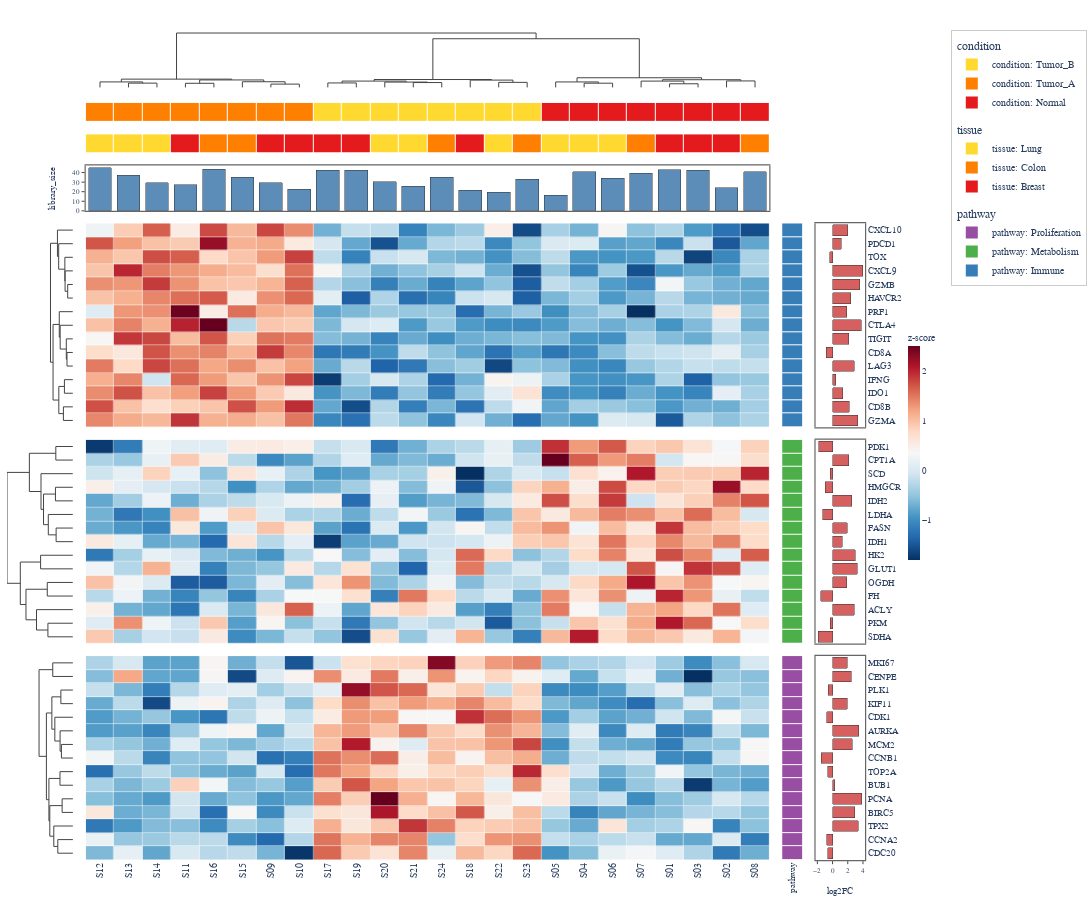

Write notebook code for a chart like this one.
### Markdown cell above
# Biology & Omics Showcase

Five standard datasets commonly used with ComplexHeatmap in biology and omics research.

| # | Use Case | Data Type | Key Features |
|---|----------|-----------|-------------|
| 1 | **RNA-seq Gene Expression** | Bulk transcriptomics | Row z-score, sample metadata, pathway split |
| 2 | **DNA Methylation** | Epigenomics (450K array) | Beta values 0–1, CpG island context, tumor vs normal |
| 3 | **Proteomics (Mass Spec)** | Quantitative proteomics | Log2 fold-change, violin replicates, protein complexes |
| 4 | **Single-Cell Marker Genes** | scRNA-seq | Mean expression per cluster, cell-type annotations |
| 5 | **Metabolomics** | Clinical metabolomics | Concentration z-scores, pathway bars, patient metadata |

### Code cell
# ---------- 1. RNA-seq Gene Expression (Bulk Transcriptomics) ----------
#
# Classic use case: differentially expressed genes across conditions.
# Simulates a cancer vs normal experiment with 3 tissue subtypes.
# Row-normalised z-scores, split by functional pathway.

import numpy as np
import pandas as pd
from plotly_complexheatmap import ComplexHeatmap, HeatmapAnnotation

rng = np.random.default_rng(2024)

# Gene names: real cancer-related genes
genes_immune = ["CD8A", "CD8B", "GZMA", "GZMB", "PRF1", "IFNG", "CXCL9", "CXCL10",
                "IDO1", "LAG3", "PDCD1", "CTLA4", "TIGIT", "HAVCR2", "TOX"]
genes_prolif = ["MKI67", "TOP2A", "PCNA", "MCM2", "CDK1", "CCNB1", "CCNA2", "AURKA",
                "BUB1", "CDC20", "PLK1", "KIF11", "CENPE", "TPX2", "BIRC5"]
genes_metabolism = ["LDHA", "HK2", "PKM", "GLUT1", "PDK1", "ACLY", "FASN", "SCD",
                    "CPT1A", "HMGCR", "IDH1", "IDH2", "OGDH", "SDHA", "FH"]
all_genes = genes_immune + genes_prolif + genes_metabolism
pathways = ["Immune"] * 15 + ["Proliferation"] * 15 + ["Metabolism"] * 15

n_genes = len(all_genes)
n_samples = 24

# 24 samples: 8 Normal, 8 Tumor_A (immune-hot), 8 Tumor_B (proliferative)
conditions = ["Normal"] * 8 + ["Tumor_A"] * 8 + ["Tumor_B"] * 8
tissues = (["Breast"] * 3 + ["Lung"] * 3 + ["Colon"] * 2) * 3

# Base expression + condition-specific signals
expr = rng.standard_normal((n_genes, n_samples)) * 0.8
expr[:15, 8:16] += 3.0   # immune genes up in Tumor_A
expr[15:30, 16:] += 2.5  # proliferation genes up in Tumor_B
expr[30:, :8] += 1.5     # metabolism genes higher in Normal

df_rnaseq = pd.DataFrame(expr, index=all_genes,
                         columns=[f"S{i+1:02d}" for i in range(n_samples)])

# Annotations
top_ha = HeatmapAnnotation(
    condition=conditions,
    tissue=tissues,
    library_size={"values": rng.uniform(15, 45, n_samples), "type": "bar", "color": "#5B8DB8"},
)
right_ha = HeatmapAnnotation(
    pathway=pathways,
    log2FC={"values": rng.uniform(-2, 4, n_genes), "type": "bar", "color": "#D65F5F"},
    which="row",
)

hm1 = ComplexHeatmap(
    df_rnaseq,
    top_annotation=top_ha,
    right_annotation=right_ha,
    split_rows_by="pathway",
    colorscale="RdBu_r",
    normalize="row",
    name="z-score",
    cluster_metric="correlation",
    width=1100,
    height=900,
)
hm1.to_plotly()

### Figure 1 — Plotly figure (JSON) as saved in the notebook; plotly's stock layout.template omitted (floating-point values rounded to 4 significant figures; data arrays with more than 128 entries replaced by an {"elided": "..."} marker saying what was removed)
{"data": [{"colorbar": {"len": 0.3, "outlinewidth": 0, "thickness": 12, "tickfont": {"family": "Arial, Helvetica, sans-serif", "size": 9}, "title": {"font": {"family": "Arial, Helvetica, sans-serif", "size": 10}, "text": "z-score"}, "x": 1.045, "xpad": 4, "y": 0.5}, "colorscale": [[0.0, "rgb(5,48,97)"], [0.1, "rgb(33,102,172)"], [0.2, "rgb(67,147,195)"], [0.3, "rgb(146,197,222)"], [0.4, "rgb(209,229,240)"], [0.5, "rgb(247,247,247)"], [0.6, "rgb(253,219,199)"], [0.7, "rgb(244,165,130)"], [0.8, "rgb(214,96,77)"], [0.9, "rgb(178,24,43)"], [1.0, "rgb(103,0,31)"]], "customdata": {"elided": "15x24x2 str values"}, "hovertemplate": "row: %{customdata[0]}<br>col: %{customdata[1]}<br>value: %{z:.3f}<extra></extra>", "showscale": true, "type": "heatmap", "x": [0.0, 1.0, 2.0, 3.0, 4.0, 5.0, 6.0, 7.0, 8.0, 9.0, 10.0, 11.0, 12.0, 13.0, 14.0, 15.0, 16.0, 17.0, 18.0, 19.0, 20.0, 21.0, 22.0, 23.0], "xaxis": "x6", "xgap": 0.5, "y": [0.0, 1.0, 2.0, 3.0, 4.0, 5.0, 6.0, 7.0, 8.0, 9.0, 10.0, 11.0, 12.0, 13.0, 14.0], "yaxis": "y6", "ygap": 0.5, "z": {"elided": "15x24 float values"}}, {"colorscale": [[0.0, "rgb(5,48,97)"], [0.1, "rgb(33,102,172)"], [0.2, "rgb(67,147,195)"], [0.3, "rgb(146,197,222)"], [0.4, "rgb(209,229,240)"], [0.5, "rgb(247,247,247)"], [0.6, "rgb(253,219,199)"], [0.7, "rgb(244,165,130)"], [0.8, "rgb(214,96,77)"], [0.9, "rgb(178,24,43)"], [1.0, "rgb(103,0,31)"]], "customdata": {"elided": "15x24x2 str values"}, "hovertemplate": "row: %{customdata[0]}<br>col: %{customdata[1]}<br>value: %{z:.3f}<extra></extra>", "showscale": false, "type": "heatmap", "x": [0.0, 1.0, 2.0, 3.0, 4.0, 5.0, 6.0, 7.0, 8.0, 9.0, 10.0, 11.0, 12.0, 13.0, 14.0, 15.0, 16.0, 17.0, 18.0, 19.0, 20.0, 21.0, 22.0, 23.0], "xaxis": "x10", "xgap": 0.5, "y": [0.0, 1.0, 2.0, 3.0, 4.0, 5.0, 6.0, 7.0, 8.0, 9.0, 10.0, 11.0, 12.0, 13.0, 14.0], "yaxis": "y10", "ygap": 0.5, "z": {"elided": "15x24 float values"}}, {"colorscale": [[0.0, "rgb(5,48,97)"], [0.1, "rgb(33,102,172)"], [0.2, "rgb(67,147,195)"], [0.3, "rgb(146,197,222)"], [0.4, "rgb(209,229,240)"], [0.5, "rgb(247,247,247)"], [0.6, "rgb(253,219,199)"], [0.7, "rgb(244,165,130)"], [0.8, "rgb(214,96,77)"], [0.9, "rgb(178,24,43)"], [1.0, "rgb(103,0,31)"]], "customdata": {"elided": "15x24x2 str values"}, "hovertemplate": "row: %{customdata[0]}<br>col: %{customdata[1]}<br>value: %{z:.3f}<extra></extra>", "showscale": false, "type": "heatmap", "x": [0.0, 1.0, 2.0, 3.0, 4.0, 5.0, 6.0, 7.0, 8.0, 9.0, 10.0, 11.0, 12.0, 13.0, 14.0, 15.0, 16.0, 17.0, 18.0, 19.0, 20.0, 21.0, 22.0, 23.0], "xaxis": "x14", "xgap": 0.5, "y": [0.0, 1.0, 2.0, 3.0, 4.0, 5.0, 6.0, 7.0, 8.0, 9.0, 10.0, 11.0, 12.0, 13.0, 14.0], "yaxis": "y14", "ygap": 0.5, "z": {"elided": "15x24 float values"}}, {"hoverinfo": "none", "line": {"color": "#444444", "width": 1.0}, "mode": "lines", "showlegend": false, "type": "scatter", "x": [1.0, 1.0, 2.0, 2.0], "xaxis": "x", "y": [0.0, 0.296, 0.296, 0.0], "yaxis": "y"}, {"hoverinfo": "none", "line": {"color": "#444444", "width": 1.0}, "mode": "lines", "showlegend": false, "type": "scatter", "x": [0.0, 0.0, 1.5, 1.5], "xaxis": "x", "y": [0.0, 0.3797, 0.3797, 0.296], "yaxis": "y"}, {"hoverinfo": "none", "line": {"color": "#444444", "width": 1.0}, "mode": "lines", "showlegend": false, "type": "scatter", "x": [3.0, 3.0, 4.0, 4.0], "xaxis": "x", "y": [0.0, 0.2845, 0.2845, 0.0], "yaxis": "y"}, {"hoverinfo": "none", "line": {"color": "#444444", "width": 1.0}, "mode": "lines", "showlegend": false, "type": "scatter", "x": [6.0, 6.0, 7.0, 7.0], "xaxis": "x", "y": [0.0, 0.2286, 0.2286, 0.0], "yaxis": "y"}, {"hoverinfo": "none", "line": {"color": "#444444", "width": 1.0}, "mode": "lines", "showlegend": false, "type": "scatter", "x": [5.0, 5.0, 6.5, 6.5], "xaxis": "x", "y": [0.0, 0.3922, 0.3922, 0.2286], "yaxis": "y"}, {"hoverinfo": "none", "line": {"color": "#444444", "width": 1.0}, "mode": "lines", "showlegend": false, "type": "scatter", "x": [3.5, 3.5, 5.75, 5.75], "xaxis": "x", "y": [0.2845, 0.5162, 0.5162, 0.3922], "yaxis": "y"}, {"hoverinfo": "none", "line": {"color": "#444444", "width": 1.0}, "mode": "lines", "showlegend": false, "type": "scatter", "x": [0.75, 0.75, 4.625, 4.625], "xaxis": "x", "y": [0.3797, 0.5728, 0.5728, 0.5162], "yaxis": "y"}, {"hoverinfo": "none", "line": {"color": "#444444", "width": 1.0}, "mode": "lines", "showlegend": false, "type": "scatter", "x": [8.0, 8.0, 9.0, 9.0], "xaxis": "x", "y": [0.0, 0.3081, 0.3081, 0.0], "yaxis": "y"}, {"hoverinfo": "none", "line": {"color": "#444444", "width": 1.0}, "mode": "lines", "showlegend": false, "type": "scatter", "x": [11.0, 11.0, 12.0, 12.0], "xaxis": "x", "y": [0.0, 0.3353, 0.3353, 0.0], "yaxis": "y"}, {"hoverinfo": "none", "line": {"color": "#444444", "width": 1.0}, "mode": "lines", "showlegend": false, "type": "scatter", "x": [10.0, 10.0, 11.5, 11.5], "xaxis": "x", "y": [0.0, 0.3676, 0.3676, 0.3353], "yaxis": "y"}, {"hoverinfo": "none", "line": {"color": "#444444", "width": 1.0}, "mode": "lines", "showlegend": false, "type": "scatter", "x": [8.5, 8.5, 10.75, 10.75], "xaxis": "x", "y": [0.3081, 0.4371, 0.4371, 0.3676], "yaxis": "y"}, {"hoverinfo": "none", "line": {"color": "#444444", "width": 1.0}, "mode": "lines", "showlegend": false, "type": "scatter", "x": [14.0, 14.0, 15.0, 15.0], "xaxis": "x", "y": [0.0, 0.3483, 0.3483, 0.0], "yaxis": "y"}, {"hoverinfo": "none", "line": {"color": "#444444", "width": 1.0}, "mode": "lines", "showlegend": false, "type": "scatter", "x": [13.0, 13.0, 14.5, 14.5], "xaxis": "x", "y": [0.0, 0.5057, 0.5057, 0.3483], "yaxis": "y"}, {"hoverinfo": "none", "line": {"color": "#444444", "width": 1.0}, "mode": "lines", "showlegend": false, "type": "scatter", "x": [9.625, 9.625, 13.75, 13.75], "xaxis": "x", "y": [0.4371, 0.5448, 0.5448, 0.5057], "yaxis": "y"}, {"hoverinfo": "none", "line": {"color": "#444444", "width": 1.0}, "mode": "lines", "showlegend": false, "type": "scatter", "x": [17.0, 17.0, 18.0, 18.0], "xaxis": "x", "y": [0.0, 0.291, 0.291, 0.0], "yaxis": "y"}, {"hoverinfo": "none", "line": {"color": "#444444", "width": 1.0}, "mode": "lines", "showlegend": false, "type": "scatter", "x": [16.0, 16.0, 17.5, 17.5], "xaxis": "x", "y": [0.0, 0.3773, 0.3773, 0.291], "yaxis": "y"}, {"hoverinfo": "none", "line": {"color": "#444444", "width": 1.0}, "mode": "lines", "showlegend": false, "type": "scatter", "x": [20.0, 20.0, 21.0, 21.0], "xaxis": "x", "y": [0.0, 0.2515, 0.2515, 0.0], "yaxis": "y"}, {"hoverinfo": "none", "line": {"color": "#444444", "width": 1.0}, "mode": "lines", "showlegend": false, "type": "scatter", "x": [19.0, 19.0, 20.5, 20.5], "xaxis": "x", "y": [0.0, 0.4366, 0.4366, 0.2515], "yaxis": "y"}, {"hoverinfo": "none", "line": {"color": "#444444", "width": 1.0}, "mode": "lines", "showlegend": false, "type": "scatter", "x": [22.0, 22.0, 23.0, 23.0], "xaxis": "x", "y": [0.0, 0.4474, 0.4474, 0.0], "yaxis": "y"}, {"hoverinfo": "none", "line": {"color": "#444444", "width": 1.0}, "mode": "lines", "showlegend": false, "type": "scatter", "x": [19.75, 19.75, 22.5, 22.5], "xaxis": "x", "y": [0.4366, 0.5315, 0.5315, 0.4474], "yaxis": "y"}, {"hoverinfo": "none", "line": {"color": "#444444", "width": 1.0}, "mode": "lines", "showlegend": false, "type": "scatter", "x": [16.75, 16.75, 21.12, 21.12], "xaxis": "x", "y": [0.3773, 0.6679, 0.6679, 0.5315], "yaxis": "y"}, {"hoverinfo": "none", "line": {"color": "#444444", "width": 1.0}, "mode": "lines", "showlegend": false, "type": "scatter", "x": [11.69, 11.69, 18.94, 18.94], "xaxis": "x", "y": [0.5448, 3.368, 3.368, 0.6679], "yaxis": "y"}, {"hoverinfo": "none", "line": {"color": "#444444", "width": 1.0}, "mode": "lines", "showlegend": false, "type": "scatter", "x": [2.688, 2.688, 15.31, 15.31], "xaxis": "x", "y": [0.5728, 3.765, 3.765, 3.368], "yaxis": "y"}, {"hoverinfo": "none", "line": {"color": "#444444", "width": 1.0}, "mode": "lines", "showlegend": false, "type": "scatter", "x": [-0.0, -0.09177, -0.09177, -0.0], "xaxis": "x5", "y": [4.0, 4.0, 5.0, 5.0], "yaxis": "y5"}, {"hoverinfo": "none", "line": {"color": "#444444", "width": 1.0}, "mode": "lines", "showlegend": false, "type": "scatter", "x": [-0.0, -0.1378, -0.1378, -0.09177], "xaxis": "x5", "y": [3.0, 3.0, 4.5, 4.5], "yaxis": "y5"}, {"hoverinfo": "none", "line": {"color": "#444444", "width": 1.0}, "mode": "lines", "showlegend": false, "type": "scatter", "x": [-0.0, -0.1418, -0.1418, -0.1378], "xaxis": "x5", "y": [2.0, 2.0, 3.75, 3.75], "yaxis": "y5"}, {"hoverinfo": "none", "line": {"color": "#444444", "width": 1.0}, "mode": "lines", "showlegend": false, "type": "scatter", "x": [-0.0, -0.251, -0.251, -0.1418], "xaxis": "x5", "y": [1.0, 1.0, 2.875, 2.875], "yaxis": "y5"}, {"hoverinfo": "none", "line": {"color": "#444444", "width": 1.0}, "mode": "lines", "showlegend": false, "type": "scatter", "x": [-0.0, -0.2728, -0.2728, -0.251], "xaxis": "x5", "y": [0.0, 0.0, 1.938, 1.938], "yaxis": "y5"}, {"hoverinfo": "none", "line": {"color": "#444444", "width": 1.0}, "mode": "lines", "showlegend": false, "type": "scatter", "x": [-0.0, -0.1041, -0.1041, -0.0], "xaxis": "x5", "y": [9.0, 9.0, 10.0, 10.0], "yaxis": "y5"}, {"hoverinfo": "none", "line": {"color": "#444444", "width": 1.0}, "mode": "lines", "showlegend": false, "type": "scatter", "x": [-0.0, -0.116, -0.116, -0.1041], "xaxis": "x5", "y": [8.0, 8.0, 9.5, 9.5], "yaxis": "y5"}, {"hoverinfo": "none", "line": {"color": "#444444", "width": 1.0}, "mode": "lines", "showlegend": false, "type": "scatter", "x": [-0.0, -0.2247, -0.2247, -0.116], "xaxis": "x5", "y": [7.0, 7.0, 8.75, 8.75], "yaxis": "y5"}, {"hoverinfo": "none", "line": {"color": "#444444", "width": 1.0}, "mode": "lines", "showlegend": false, "type": "scatter", "x": [-0.0, -0.2403, -0.2403, -0.2247], "xaxis": "x5", "y": [6.0, 6.0, 7.875, 7.875], "yaxis": "y5"}, {"hoverinfo": "none", "line": {"color": "#444444", "width": 1.0}, "mode": "lines", "showlegend": false, "type": "scatter", "x": [-0.0, -0.1495, -0.1495, -0.0], "xaxis": "x5", "y": [11.0, 11.0, 12.0, 12.0], "yaxis": "y5"}, {"hoverinfo": "none", "line": {"color": "#444444", "width": 1.0}, "mode": "lines", "showlegend": false, "type": "scatter", "x": [-0.0, -0.1673, -0.1673, -0.0], "xaxis": "x5", "y": [13.0, 13.0, 14.0, 14.0], "yaxis": "y5"}, {"hoverinfo": "none", "line": {"color": "#444444", "width": 1.0}, "mode": "lines", "showlegend": false, "type": "scatter", "x": [-0.1495, -0.2485, -0.2485, -0.1673], "xaxis": "x5", "y": [11.5, 11.5, 13.5, 13.5], "yaxis": "y5"}, {"hoverinfo": "none", "line": {"color": "#444444", "width": 1.0}, "mode": "lines", "showlegend": false, "type": "scatter", "x": [-0.2403, -0.3504, -0.3504, -0.2485], "xaxis": "x5", "y": [6.938, 6.938, 12.5, 12.5], "yaxis": "y5"}, {"hoverinfo": "none", "line": {"color": "#444444", "width": 1.0}, "mode": "lines", "showlegend": false, "type": "scatter", "x": [-0.2728, -0.3956, -0.3956, -0.3504], "xaxis": "x5", "y": [0.9688, 0.9688, 9.719, 9.719], "yaxis": "y5"}, {"hoverinfo": "none", "line": {"color": "#444444", "width": 1.0}, "mode": "lines", "showlegend": false, "type": "scatter", "x": [-0.0, -0.3015, -0.3015, -0.0], "xaxis": "x9", "y": [0.0, 0.0, 1.0, 1.0], "yaxis": "y9"}, {"hoverinfo": "none", "line": {"color": "#444444", "width": 1.0}, "mode": "lines", "showlegend": false, "type": "scatter", "x": [-0.0, -0.3081, -0.3081, -0.0], "xaxis": "x9", "y": [3.0, 3.0, 4.0, 4.0], "yaxis": "y9"}, {"hoverinfo": "none", "line": {"color": "#444444", "width": 1.0}, "mode": "lines", "showlegend": false, "type": "scatter", "x": [-0.0, -0.2964, -0.2964, -0.0], "xaxis": "x9", "y": [6.0, 6.0, 7.0, 7.0], "yaxis": "y9"}, {"hoverinfo": "none", "line": {"color": "#444444", "width": 1.0}, "mode": "lines", "showlegend": false, "type": "scatter", "x": [-0.0, -0.4342, -0.4342, -0.2964], "xaxis": "x9", "y": [5.0, 5.0, 6.5, 6.5], "yaxis": "y9"}, {"hoverinfo": "none", "line": {"color": "#444444", "width": 1.0}, "mode": "lines", "showlegend": false, "type": "scatter", "x": [-0.3081, -0.5186, -0.5186, -0.4342], "xaxis": "x9", "y": [3.5, 3.5, 5.75, 5.75], "yaxis": "y9"}, {"hoverinfo": "none", "line": {"color": "#444444", "width": 1.0}, "mode": "lines", "showlegend": false, "type": "scatter", "x": [-0.0, -0.5633, -0.5633, -0.5186], "xaxis": "x9", "y": [2.0, 2.0, 4.625, 4.625], "yaxis": "y9"}, {"hoverinfo": "none", "line": {"color": "#444444", "width": 1.0}, "mode": "lines", "showlegend": false, "type": "scatter", "x": [-0.3015, -0.7688, -0.7688, -0.5633], "xaxis": "x9", "y": [0.5, 0.5, 3.312, 3.312], "yaxis": "y9"}, {"hoverinfo": "none", "line": {"color": "#444444", "width": 1.0}, "mode": "lines", "showlegend": false, "type": "scatter", "x": [-0.0, -0.5704, -0.5704, -0.0], "xaxis": "x9", "y": [8.0, 8.0, 9.0, 9.0], "yaxis": "y9"}, {"hoverinfo": "none", "line": {"color": "#444444", "width": 1.0}, "mode": "lines", "showlegend": false, "type": "scatter", "x": [-0.0, -0.4524, -0.4524, -0.0], "xaxis": "x9", "y": [10.0, 10.0, 11.0, 11.0], "yaxis": "y9"}, {"hoverinfo": "none", "line": {"color": "#444444", "width": 1.0}, "mode": "lines", "showlegend": false, "type": "scatter", "x": [-0.0, -0.4413, -0.4413, -0.0], "xaxis": "x9", "y": [13.0, 13.0, 14.0, 14.0], "yaxis": "y9"}, {"hoverinfo": "none", "line": {"color": "#444444", "width": 1.0}, "mode": "lines", "showlegend": false, "type": "scatter", "x": [-0.0, -0.6427, -0.6427, -0.4413], "xaxis": "x9", "y": [12.0, 12.0, 13.5, 13.5], "yaxis": "y9"}, {"hoverinfo": "none", "line": {"color": "#444444", "width": 1.0}, "mode": "lines", "showlegend": false, "type": "scatter", "x": [-0.4524, -0.8287, -0.8287, -0.6427], "xaxis": "x9", "y": [10.5, 10.5, 12.75, 12.75], "yaxis": "y9"}, {"hoverinfo": "none", "line": {"color": "#444444", "width": 1.0}, "mode": "lines", "showlegend": false, "type": "scatter", "x": [-0.5704, -0.9289, -0.9289, -0.8287], "xaxis": "x9", "y": [8.5, 8.5, 11.62, 11.62], "yaxis": "y9"}, {"hoverinfo": "none", "line": {"color": "#444444", "width": 1.0}, "mode": "lines", "showlegend": false, "type": "scatter", "x": [-0.7688, -1.164, -1.164, -0.9289], "xaxis": "x9", "y": [1.906, 1.906, 10.06, 10.06], "yaxis": "y9"}, {"hoverinfo": "none", "line": {"color": "#444444", "width": 1.0}, "mode": "lines", "showlegend": false, "type": "scatter", "x": [-0.0, -0.3557, -0.3557, -0.0], "xaxis": "x13", "y": [0.0, 0.0, 1.0, 1.0], "yaxis": "y13"}, {"hoverinfo": "none", "line": {"color": "#444444", "width": 1.0}, "mode": "lines", "showlegend": false, "type": "scatter", "x": [-0.0, -0.2123, -0.2123, -0.0], "xaxis": "x13", "y": [2.0, 2.0, 3.0, 3.0], "yaxis": "y13"}, {"hoverinfo": "none", "line": {"color": "#444444", "width": 1.0}, "mode": "lines", "showlegend": false, "type": "scatter", "x": [-0.0, -0.2027, -0.2027, -0.0], "xaxis": "x13", "y": [6.0, 6.0, 7.0, 7.0], "yaxis": "y13"}, {"hoverinfo": "none", "line": {"color": "#444444", "width": 1.0}, "mode": "lines", "showlegend": false, "type": "scatter", "x": [-0.0, -0.226, -0.226, -0.2027], "xaxis": "x13", "y": [5.0, 5.0, 6.5, 6.5], "yaxis": "y13"}, {"hoverinfo": "none", "line": {"color": "#444444", "width": 1.0}, "mode": "lines", "showlegend": false, "type": "scatter", "x": [-0.0, -0.3188, -0.3188, -0.226], "xaxis": "x13", "y": [4.0, 4.0, 5.75, 5.75], "yaxis": "y13"}, {"hoverinfo": "none", "line": {"color": "#444444", "width": 1.0}, "mode": "lines", "showlegend": false, "type": "scatter", "x": [-0.2123, -0.3715, -0.3715, -0.3188], "xaxis": "x13", "y": [2.5, 2.5, 4.875, 4.875], "yaxis": "y13"}, {"hoverinfo": "none", "line": {"color": "#444444", "width": 1.0}, "mode": "lines", "showlegend": false, "type": "scatter", "x": [-0.0, -0.228, -0.228, -0.0], "xaxis": "x13", "y": [8.0, 8.0, 9.0, 9.0], "yaxis": "y13"}, {"hoverinfo": "none", "line": {"color": "#444444", "width": 1.0}, "mode": "lines", "showlegend": false, "type": "scatter", "x": [-0.0, -0.1899, -0.1899, -0.0], "xaxis": "x13", "y": [10.0, 10.0, 11.0, 11.0], "yaxis": "y13"}, {"hoverinfo": "none", "line": {"color": "#444444", "width": 1.0}, "mode": "lines", "showlegend": false, "type": "scatter", "x": [-0.0, -0.2662, -0.2662, -0.0], "xaxis": "x13", "y": [13.0, 13.0, 14.0, 14.0], "yaxis": "y13"}, {"hoverinfo": "none", "line": {"color": "#444444", "width": 1.0}, "mode": "lines", "showlegend": false, "type": "scatter", "x": [-0.0, -0.3373, -0.3373, -0.2662], "xaxis": "x13", "y": [12.0, 12.0, 13.5, 13.5], "yaxis": "y13"}, {"hoverinfo": "none", "line": {"color": "#444444", "width": 1.0}, "mode": "lines", "showlegend": false, "type": "scatter", "x": [-0.1899, -0.4077, -0.4077, -0.3373], "xaxis": "x13", "y": [10.5, 10.5, 12.75, 12.75], "yaxis": "y13"}, {"hoverinfo": "none", "line": {"color": "#444444", "width": 1.0}, "mode": "lines", "showlegend": false, "type": "scatter", "x": [-0.228, -0.4235, -0.4235, -0.4077], "xaxis": "x13", "y": [8.5, 8.5, 11.62, 11.62], "yaxis": "y13"}, {"hoverinfo": "none", "line": {"color": "#444444", "width": 1.0}, "mode": "lines", "showlegend": false, "type": "scatter", "x": [-0.3715, -0.4679, -0.4679, -0.4235], "xaxis": "x13", "y": [3.688, 3.688, 10.06, 10.06], "yaxis": "y13"}, {"hoverinfo": "none", "line": {"color": "#444444", "width": 1.0}, "mode": "lines", "showlegend": false, "type": "scatter", "x": [-0.3557, -0.5976, -0.5976, -0.4679], "xaxis": "x13", "y": [0.5, 0.5, 6.875, 6.875], "yaxis": "y13"}, {"colorscale": [[0.0, "#E41A1C"], [0.3333, "#E41A1C"], [0.3333, "#FF7F00"], [0.6667, "#FF7F00"], [0.6667, "#FFD92F"], [1.0, "#FFD92F"]], "customdata": [["Tumor_A", "Tumor_A", "Tumor_A", "Tumor_A", "Tumor_A", "Tumor_A", "Tumor_A", "Tumor_A", "Tumor_B", "Tumor_B", "Tumor_B", "Tumor_B", "Tumor_B", "Tumor_B", "Tumor_B", "Tumor_B", "Normal", "Normal", "Normal", "Normal", "Normal", "Normal", "Normal", "Normal"]], "hovertemplate": "condition: %{customdata}<extra></extra>", "showscale": false, "type": "heatmap", "x": [0.0, 1.0, 2.0, 3.0, 4.0, 5.0, 6.0, 7.0, 8.0, 9.0, 10.0, 11.0, 12.0, 13.0, 14.0, 15.0, 16.0, 17.0, 18.0, 19.0, 20.0, 21.0, 22.0, 23.0], "xaxis": "x2", "xgap": 1, "y": ["condition"], "yaxis": "y2", "ygap": 1, "z": [[1, 1, 1, 1, 1, 1, 1, 1, 2, 2, 2, 2, 2, 2, 2, 2, 0, 0, 0, 0, 0, 0, 0, 0]], "zmax": 2.5, "zmin": -0.5}, {"colorscale": [[0.0, "#E41A1C"], [0.3333, "#E41A1C"], [0.3333, "#FF7F00"], [0.6667, "#FF7F00"], [0.6667, "#FFD92F"], [1.0, "#FFD92F"]], "customdata": [["Lung", "Lung", "Lung", "Breast", "Colon", "Colon", "Breast", "Breast", "Breast", "Breast", "Lung", "Lung", "Colon", "Breast", "Lung", "Colon", "Lung", "Lung", "Lung", "Colon", "Breast", "Breast", "Breast", "Colon"]], "hovertemplate": "tissue: %{customdata}<extra></extra>", "showscale": false, "type": "heatmap", "x": [0.0, 1.0, 2.0, 3.0, 4.0, 5.0, 6.0, 7.0, 8.0, 9.0, 10.0, 11.0, 12.0, 13.0, 14.0, 15.0, 16.0, 17.0, 18.0, 19.0, 20.0, 21.0, 22.0, 23.0], "xaxis": "x3", "xgap": 1, "y": ["tissue"], "yaxis": "y3", "ygap": 1, "z": [[2, 2, 2, 0, 1, 1, 0, 0, 0, 0, 2, 2, 1, 0, 2, 1, 2, 2, 2, 1, 0, 0, 0, 1]], "zmax": 2.5, "zmin": -0.5}, {"hovertemplate": "library_size: %{y:.2f}<extra></extra>", "marker": {"color": "#5B8DB8", "line": {"color": "#333333", "width": 0.5}}, "name": "library_size", "showlegend": false, "type": "bar", "x": [0.0, 1.0, 2.0, 3.0, 4.0, 5.0, 6.0, 7.0, 8.0, 9.0, 10.0, 11.0, 12.0, 13.0, 14.0, 15.0, 16.0, 17.0, 18.0, 19.0, 20.0, 21.0, 22.0, 23.0], "xaxis": "x4", "y": [44.95, 36.92, 29.29, 27.22, 43.36, 34.85, 29.22, 22.75, 42.56, 42.61, 30.28, 25.88, 34.88, 21.5, 19.29, 33.0, 16.49, 40.88, 34.16, 39.21, 42.77, 42.45, 24.3, 41.08], "yaxis": "y4"}, {"colorscale": [[0.0, "#377EB8"], [0.3333, "#377EB8"], [0.3333, "#4DAF4A"], [0.6667, "#4DAF4A"], [0.6667, "#984EA3"], [1.0, "#984EA3"]], "customdata": [["Immune"], ["Immune"], ["Immune"], ["Immune"], ["Immune"], ["Immune"], ["Immune"], ["Immune"], ["Immune"], ["Immune"], ["Immune"], ["Immune"], ["Immune"], ["Immune"], ["Immune"]], "hovertemplate": "pathway: %{customdata}<extra></extra>", "showscale": false, "type": "heatmap", "x": ["pathway"], "xaxis": "x7", "xgap": 1, "y": [0.0, 1.0, 2.0, 3.0, 4.0, 5.0, 6.0, 7.0, 8.0, 9.0, 10.0, 11.0, 12.0, 13.0, 14.0], "yaxis": "y7", "ygap": 1, "z": [[0], [0], [0], [0], [0], [0], [0], [0], [0], [0], [0], [0], [0], [0], [0]], "zmax": 2.5, "zmin": -0.5}, {"hovertemplate": "log2FC: %{x:.2f}<extra></extra>", "marker": {"color": "#D65F5F", "line": {"color": "#333333", "width": 0.5}}, "name": "log2FC", "orientation": "h", "showlegend": false, "type": "bar", "x": [1.994, 1.169, -0.3682, 3.941, 3.607, 2.401, 1.86, 3.796, 2.156, -0.8129, 2.827, 0.4262, 1.329, 2.182, 3.342], "xaxis": "x8", "y": [0.0, 1.0, 2.0, 3.0, 4.0, 5.0, 6.0, 7.0, 8.0, 9.0, 10.0, 11.0, 12.0, 13.0, 14.0], "yaxis": "y8"}, {"colorscale": [[0.0, "#377EB8"], [0.3333, "#377EB8"], [0.3333, "#4DAF4A"], [0.6667, "#4DAF4A"], [0.6667, "#984EA3"], [1.0, "#984EA3"]], "customdata": [["Metabolism"], ["Metabolism"], ["Metabolism"], ["Metabolism"], ["Metabolism"], ["Metabolism"], ["Metabolism"], ["Metabolism"], ["Metabolism"], ["Metabolism"], ["Metabolism"], ["Metabolism"], ["Metabolism"], ["Metabolism"], ["Metabolism"]], "hovertemplate": "pathway: %{customdata}<extra></extra>", "showlegend": false, "showscale": false, "type": "heatmap", "x": ["pathway"], "xaxis": "x11", "xgap": 1, "y": [0.0, 1.0, 2.0, 3.0, 4.0, 5.0, 6.0, 7.0, 8.0, 9.0, 10.0, 11.0, 12.0, 13.0, 14.0], "yaxis": "y11", "ygap": 1, "z": [[1], [1], [1], [1], [1], [1], [1], [1], [1], [1], [1], [1], [1], [1], [1]], "zmax": 2.5, "zmin": -0.5}, {"hovertemplate": "log2FC: %{x:.2f}<extra></extra>", "marker": {"color": "#D65F5F", "line": {"color": "#333333", "width": 0.5}}, "name": "log2FC", "orientation": "h", "showlegend": false, "type": "bar", "x": [-1.825, 2.113, -0.2923, -0.9335, 2.504, -1.297, 1.903, 1.257, 2.964, 3.228, 1.852, -1.565, 2.876, -0.2959, -1.907], "xaxis": "x12", "y": [0.0, 1.0, 2.0, 3.0, 4.0, 5.0, 6.0, 7.0, 8.0, 9.0, 10.0, 11.0, 12.0, 13.0, 14.0], "yaxis": "y12"}, {"colorscale": [[0.0, "#377EB8"], [0.3333, "#377EB8"], [0.3333, "#4DAF4A"], [0.6667, "#4DAF4A"], [0.6667, "#984EA3"], [1.0, "#984EA3"]], "customdata": [["Proliferation"], ["Proliferation"], ["Proliferation"], ["Proliferation"], ["Proliferation"], ["Proliferation"], ["Proliferation"], ["Proliferation"], ["Proliferation"], ["Proliferation"], ["Proliferation"], ["Proliferation"], ["Proliferation"], ["Proliferation"], ["Proliferation"]], "hovertemplate": "pathway: %{customdata}<extra></extra>", "showlegend": false, "showscale": false, "type": "heatmap", "x": ["pathway"], "xaxis": "x15", "xgap": 1, "y": [0.0, 1.0, 2.0, 3.0, 4.0, 5.0, 6.0, 7.0, 8.0, 9.0, 10.0, 11.0, 12.0, 13.0, 14.0], "yaxis": "y15", "ygap": 1, "z": [[2], [2], [2], [2], [2], [2], [2], [2], [2], [2], [2], [2], [2], [2], [2]], "zmax": 2.5, "zmin": -0.5}, {"hovertemplate": "log2FC: %{x:.2f}<extra></extra>", "marker": {"color": "#D65F5F", "line": {"color": "#333333", "width": 0.5}}, "name": "log2FC", "orientation": "h", "showlegend": false, "type": "bar", "x": [1.916, 2.488, -0.5584, 1.944, -0.7861, 3.42, 2.58, -1.473, -0.6025, 0.2753, 3.85, 2.899, 3.398, -0.7649, -0.6206], "xaxis": "x16", "y": [0.0, 1.0, 2.0, 3.0, 4.0, 5.0, 6.0, 7.0, 8.0, 9.0, 10.0, 11.0, 12.0, 13.0, 14.0], "yaxis": "y16"}, {"legendgroup": "condition", "legendgrouptitle": {"text": "condition"}, "marker": {"color": "#E41A1C", "size": 10, "symbol": "square"}, "mode": "markers", "name": "condition: Normal", "showlegend": true, "type": "scatter", "x": [null], "y": [null]}, {"legendgroup": "condition", "legendgrouptitle": {"text": "condition"}, "marker": {"color": "#FF7F00", "size": 10, "symbol": "square"}, "mode": "markers", "name": "condition: Tumor_A", "showlegend": true, "type": "scatter", "x": [null], "y": [null]}, {"legendgroup": "condition", "legendgrouptitle": {"text": "condition"}, "marker": {"color": "#FFD92F", "size": 10, "symbol": "square"}, "mode": "markers", "name": "condition: Tumor_B", "showlegend": true, "type": "scatter", "x": [null], "y": [null]}, {"legendgroup": "tissue", "legendgrouptitle": {"text": "tissue"}, "marker": {"color": "#E41A1C", "size": 10, "symbol": "square"}, "mode": "markers", "name": "tissue: Breast", "showlegend": true, "type": "scatter", "x": [null], "y": [null]}, {"legendgroup": "tissue", "legendgrouptitle": {"text": "tissue"}, "marker": {"color": "#FF7F00", "size": 10, "symbol": "square"}, "mode": "markers", "name": "tissue: Colon", "showlegend": true, "type": "scatter", "x": [null], "y": [null]}, {"legendgroup": "tissue", "legendgrouptitle": {"text": "tissue"}, "marker": {"color": "#FFD92F", "size": 10, "symbol": "square"}, "mode": "markers", "name": "tissue: Lung", "showlegend": true, "type": "scatter", "x": [null], "y": [null]}, {"legendgroup": "pathway", "legendgrouptitle": {"text": "pathway"}, "marker": {"color": "#377EB8", "size": 10, "symbol": "square"}, "mode": "markers", "name": "pathway: Immune", "showlegend": true, "type": "scatter", "x": [null], "y": [null]}, {"legendgroup": "pathway", "legendgrouptitle": {"text": "pathway"}, "marker": {"color": "#4DAF4A", "size": 10, "symbol": "square"}, "mode": "markers", "name": "pathway: Metabolism", "showlegend": true, "type": "scatter", "x": [null], "y": [null]}, {"legendgroup": "pathway", "legendgrouptitle": {"text": "pathway"}, "marker": {"color": "#984EA3", "size": 10, "symbol": "square"}, "mode": "markers", "name": "pathway: Proliferation", "showlegend": true, "type": "scatter", "x": [null], "y": [null]}], "layout": {"barmode": "stack", "font": {"family": "Arial, Helvetica, sans-serif", "size": 11}, "height": 900, "legend": {"bgcolor": "rgba(255,255,255,0.8)", "bordercolor": "#cccccc", "borderwidth": 1, "font": {"family": "Arial, Helvetica, sans-serif", "size": 10}, "itemsizing": "constant", "tracegroupgap": 8, "x": 1.1, "xanchor": "left", "y": 1.0, "yanchor": "top"}, "margin": {"b": 5, "l": 5, "r": 222, "t": 30}, "paper_bgcolor": "white", "plot_bgcolor": "rgba(0,0,0,0)", "width": 1100, "xaxis": {"anchor": "y", "domain": [0.09178, 0.8884], "matches": "x14", "showgrid": false, "showline": false, "showticklabels": false, "zeroline": false}, "xaxis10": {"anchor": "y10", "domain": [0.09178, 0.8884], "matches": "x14", "showgrid": false, "showline": false, "showticklabels": false, "tickvals": [], "zeroline": false}, "xaxis11": {"anchor": "y11", "domain": [0.9034, 0.9274], "matches": "x15", "showgrid": false, "showline": false, "showticklabels": false, "zeroline": false}, "xaxis12": {"anchor": "y12", "domain": [0.9424, 1.0], "linecolor": "#666666", "linewidth": 1.2, "matches": "x16", "mirror": true, "showgrid": false, "showline": true, "showticklabels": false, "zeroline": false}, "xaxis13": {"anchor": "y13", "domain": [0.0, 0.07678], "showgrid": false, "showline": false, "showticklabels": false, "zeroline": false}, "xaxis14": {"anchor": "y14", "domain": [0.09178, 0.8884], "showgrid": false, "showline": false, "showticklabels": true, "side": "bottom", "tickangle": -90, "tickfont": {"family": "Arial, Helvetica, sans-serif", "size": 10}, "ticktext": ["S12", "S13", "S14", "S11", "S16", "S15", "S09", "S10", "S17", "S19", "S20", "S21", "S24", "S18", "S22", "S23", "S05", "S04", "S06", "S07", "S01", "S03", "S02", "S08"], "tickvals": [0, 1, 2, 3, 4, 5, 6, 7, 8, 9, 10, 11, 12, 13, 14, 15, 16, 17, 18, 19, 20, 21, 22, 23], "zeroline": false}, "xaxis15": {"anchor": "y15", "domain": [0.9034, 0.9274], "showgrid": false, "showline": false, "showticklabels": true, "tickangle": -90, "tickfont": {"family": "Arial, Helvetica, sans-serif", "size": 9}, "ticktext": ["pathway"], "tickvals": ["pathway"], "zeroline": false}, "xaxis16": {"anchor": "y16", "domain": [0.9424, 1.0], "linecolor": "#666666", "linewidth": 1.2, "mirror": true, "showgrid": false, "showline": true, "showticklabels": true, "tickfont": {"family": "Arial, Helvetica, sans-serif", "size": 7}, "ticklen": 3, "ticks": "outside", "title": {"font": {"family": "Arial, Helvetica, sans-serif", "size": 9}, "text": "log2FC"}, "zeroline": false}, "xaxis2": {"anchor": "y2", "domain": [0.09178, 0.8884], "matches": "x14", "showgrid": false, "showline": false, "showticklabels": false, "zeroline": false}, "xaxis3": {"anchor": "y3", "domain": [0.09178, 0.8884], "matches": "x14", "showgrid": false, "showline": false, "showticklabels": false, "zeroline": false}, "xaxis4": {"anchor": "y4", "domain": [0.09178, 0.8884], "linecolor": "#666666", "linewidth": 1.2, "matches": "x14", "mirror": true, "showgrid": false, "showline": true, "showticklabels": false, "zeroline": false}, "xaxis5": {"anchor": "y5", "domain": [0.0, 0.07678], "matches": "x13", "showgrid": false, "showline": false, "showticklabels": false, "zeroline": false}, "xaxis6": {"anchor": "y6", "domain": [0.09178, 0.8884], "matches": "x14", "showgrid": false, "showline": false, "showticklabels": false, "tickvals": [], "zeroline": false}, "xaxis7": {"anchor": "y7", "domain": [0.9034, 0.9274], "matches": "x15", "showgrid": false, "showline": false, "showticklabels": false, "zeroline": false}, "xaxis8": {"anchor": "y8", "domain": [0.9424, 1.0], "linecolor": "#666666", "linewidth": 1.2, "matches": "x16", "mirror": true, "showgrid": false, "showline": true, "showticklabels": false, "zeroline": false}, "xaxis9": {"anchor": "y9", "domain": [0.0, 0.07678], "matches": "x13", "showgrid": false, "showline": false, "showticklabels": false, "zeroline": false}, "yaxis": {"anchor": "x", "domain": [0.9272, 1.0], "showgrid": false, "showline": false, "showticklabels": false, "zeroline": false}, "yaxis10": {"anchor": "x10", "autorange": false, "domain": [0.2607, 0.5064], "matches": "y9", "range": [14.5, -0.5], "showgrid": false, "showline": false, "showticklabels": false, "zeroline": false}, "yaxis11": {"anchor": "x11", "autorange": false, "domain": [0.2607, 0.5064], "matches": "y9", "range": [14.5, -0.5], "showgrid": false, "showline": false, "showticklabels": false, "zeroline": false}, "yaxis12": {"anchor": "x12", "autorange": false, "domain": [0.2607, 0.5064], "linecolor": "#666666", "linewidth": 1.2, "matches": "y9", "mirror": true, "range": [14.5, -0.5], "showgrid": false, "showline": true, "showticklabels": true, "side": "right", "tickfont": {"family": "Arial, Helvetica, sans-serif", "size": 9}, "ticktext": ["PDK1", "CPT1A", "SCD", "HMGCR", "IDH2", "LDHA", "FASN", "IDH1", "HK2", "GLUT1", "OGDH", "FH", "ACLY", "PKM", "SDHA"], "tickvals": [0, 1, 2, 3, 4, 5, 6, 7, 8, 9, 10, 11, 12, 13, 14], "zeroline": false}, "yaxis13": {"anchor": "x13", "autorange": false, "domain": [0.0, 0.2457], "range": [14.5, -0.5], "showgrid": false, "showline": false, "showticklabels": false, "zeroline": false}, "yaxis14": {"anchor": "x14", "autorange": false, "domain": [0.0, 0.2457], "matches": "y13", "range": [14.5, -0.5], "showgrid": false, "showline": false, "showticklabels": false, "zeroline": false}, "yaxis15": {"anchor": "x15", "autorange": false, "domain": [0.0, 0.2457], "matches": "y13", "range": [14.5, -0.5], "showgrid": false, "showline": false, "showticklabels": false, "zeroline": false}, "yaxis16": {"anchor": "x16", "autorange": false, "domain": [0.0, 0.2457], "linecolor": "#666666", "linewidth": 1.2, "matches": "y13", "mirror": true, "range": [14.5, -0.5], "showgrid": false, "showline": true, "showticklabels": true, "side": "right", "tickfont": {"family": "Arial, Helvetica, sans-serif", "size": 9}, "ticktext": ["MKI67", "CENPE", "PLK1", "KIF11", "CDK1", "AURKA", "MCM2", "CCNB1", "TOP2A", "BUB1", "PCNA", "BIRC5", "TPX2", "CCNA2", "CDC20"], "tickvals": [0, 1, 2, 3, 4, 5, 6, 7, 8, 9, 10, 11, 12, 13, 14], "zeroline": false}, "yaxis2": {"anchor": "x2", "domain": [0.8895, 0.9122], "showgrid": false, "showline": false, "showticklabels": false, "zeroline": false}, "yaxis3": {"anchor": "x3", "domain": [0.8517, 0.8745], "showgrid": false, "showline": false, "showticklabels": false, "zeroline": false}, "yaxis4": {"anchor": "x4", "domain": [0.7821, 0.8367], "linecolor": "#666666", "linewidth": 1.2, "mirror": true, "showgrid": false, "showline": true, "showticklabels": true, "tickfont": {"family": "Arial, Helvetica, sans-serif", "size": 7}, "ticklen": 3, "ticks": "outside", "title": {"font": {"family": "Arial, Helvetica, sans-serif", "size": 9}, "text": "library_size"}, "zeroline": false}, "yaxis5": {"anchor": "x5", "autorange": false, "domain": [0.5214, 0.7671], "range": [14.5, -0.5], "showgrid": false, "showline": false, "showticklabels": false, "zeroline": false}, "yaxis6": {"anchor": "x6", "autorange": false, "domain": [0.5214, 0.7671], "matches": "y5", "range": [14.5, -0.5], "showgrid": false, "showline": false, "showticklabels": false, "zeroline": false}, "yaxis7": {"anchor": "x7", "autorange": false, "domain": [0.5214, 0.7671], "matches": "y5", "range": [14.5, -0.5], "showgrid": false, "showline": false, "showticklabels": false, "zeroline": false}, "yaxis8": {"anchor": "x8", "autorange": false, "domain": [0.5214, 0.7671], "linecolor": "#666666", "linewidth": 1.2, "matches": "y5", "mirror": true, "range": [14.5, -0.5], "showgrid": false, "showline": true, "showticklabels": true, "side": "right", "tickfont": {"family": "Arial, Helvetica, sans-serif", "size": 9}, "ticktext": ["CXCL10", "PDCD1", "TOX", "CXCL9", "GZMB", "HAVCR2", "PRF1", "CTLA4", "TIGIT", "CD8A", "LAG3", "IFNG", "IDO1", "CD8B", "GZMA"], "tickvals": [0, 1, 2, 3, 4, 5, 6, 7, 8, 9, 10, 11, 12, 13, 14], "zeroline": false}, "yaxis9": {"anchor": "x9", "autorange": false, "domain": [0.2607, 0.5064], "range": [14.5, -0.5], "showgrid": false, "showline": false, "showticklabels": false, "zeroline": false}}}
